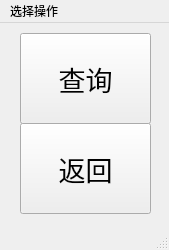
<?xml version="1.0" encoding="UTF-8"?>
<ui version="4.0">
 <class>MainWindow</class>
 <widget class="QMainWindow" name="MainWindow">
  <property name="geometry">
   <rect>
    <x>0</x>
    <y>0</y>
    <width>169</width>
    <height>250</height>
   </rect>
  </property>
  <property name="windowTitle">
   <string>MainWindow</string>
  </property>
  <widget class="QWidget" name="centralwidget">
   <widget class="QPushButton" name="pushButton1">
    <property name="geometry">
     <rect>
      <x>20</x>
      <y>10</y>
      <width>131</width>
      <height>91</height>
     </rect>
    </property>
    <property name="font">
     <font>
      <pointsize>20</pointsize>
     </font>
    </property>
    <property name="text">
     <string>查询</string>
    </property>
   </widget>
   <widget class="QPushButton" name="pushButton3">
    <property name="geometry">
     <rect>
      <x>20</x>
      <y>100</y>
      <width>131</width>
      <height>91</height>
     </rect>
    </property>
    <property name="font">
     <font>
      <pointsize>20</pointsize>
     </font>
    </property>
    <property name="text">
     <string>返回</string>
    </property>
   </widget>
  </widget>
  <widget class="QMenuBar" name="menubar">
   <property name="geometry">
    <rect>
     <x>0</x>
     <y>0</y>
     <width>169</width>
     <height>26</height>
    </rect>
   </property>
   <widget class="QMenu" name="menu">
    <property name="title">
     <string>选择操作</string>
    </property>
   </widget>
   <addaction name="menu"/>
  </widget>
  <widget class="QStatusBar" name="statusbar"/>
 </widget>
 <resources/>
 <connections/>
</ui>
